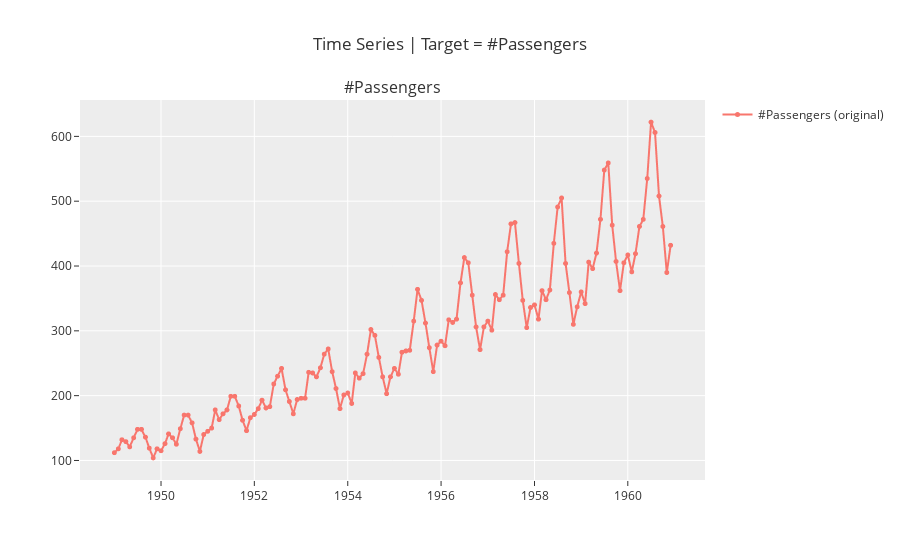

Here is the notebook cell this chart was saved with:
### Markdown cell above
Since the p-value of the Ljung-Box test is less than 0.05, we can assume that the values are showing dependence on each other. This time series is not stationary because the ADF p-value is greater than 0.05. Since we also cannot reject the null hypothesis of the KPSS test (p-value greater than 0.05), where the null hypothesis is stationary, we observe that the series is stationary around a deterministic trend (slope of the trend in the series does not change permanently). With the p-value of the Shapiro less than 0.05, we reject the null hypothesis and there is evidence that the data tested are not normally distributed.

### Code cell
# Time Series plot
plot_model(plot = 'ts', fig_kwargs={'hoverinfo':'none'})

### Figure 1 — Plotly figure (JSON) as saved in the notebook; plotly's stock layout.template omitted (floating-point values rounded to 4 significant figures; data arrays with more than 128 entries replaced by an {"elided": "..."} marker saying what was removed)
{"data": [{"hoverinfo": "none", "line": {"width": 2}, "marker": {"size": 5}, "mode": "lines+markers", "name": "#Passengers (original)", "type": "scattergl", "x": {"elided": "144 str values"}, "xaxis": "x", "y": {"elided": "144 int values"}, "yaxis": "y"}], "layout": {"annotations": [{"font": {"size": 16}, "showarrow": false, "text": "#Passengers", "x": 0.5, "xanchor": "center", "xref": "paper", "y": 1, "yanchor": "bottom", "yref": "paper"}], "showlegend": true, "title": {"text": "Time Series | Target = #Passengers"}, "xaxis": {"anchor": "y", "domain": [0, 1]}, "yaxis": {"anchor": "x", "domain": [0, 1]}}}
